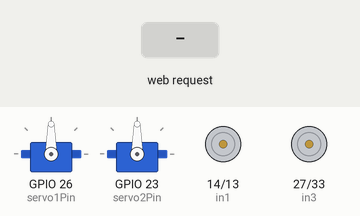
Simulated run of this sketch. Board: ESP32. Shown: 2 × servo, motor-driver pin pairs drawn as motors (green arrow = first pin HIGH = forward, orange = second pin HIGH = backward, longer = more drive, scaled by the enable pin). The inputs (shaded band) are chosen by the test bench. What the sketch prints to the serial monitor is not drawn.

Above: at 1.2 s.
1.3 s: HTTP request GET /servo1?pos=1&smooth=1 received
At 3.5 s:
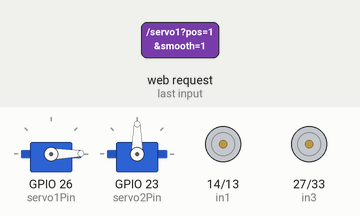
4.3 s: HTTP request GET /forward received
At 4.7 s:
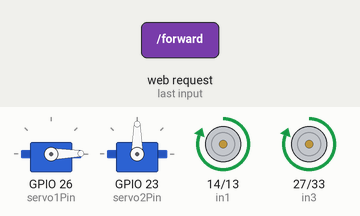
5.8 s: HTTP request GET /backward received
At 7.0 s:
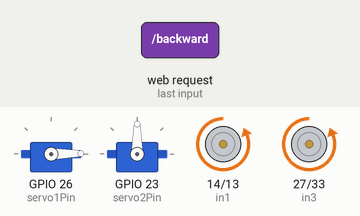
7.3 s: HTTP request GET /left received
At 8.2 s:
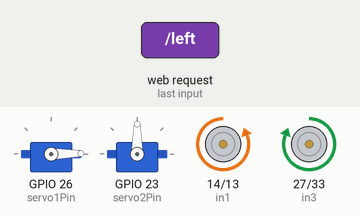
8.8 s: HTTP request GET /right received
At 9.3 s:
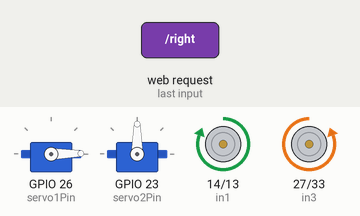
10.3 s: HTTP request GET /servo1?pos=120 received
At 11.7 s:
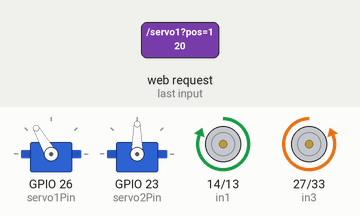
Timing chart, 0 to 12.8 s (numbered marks = the images above; inputs shaded):
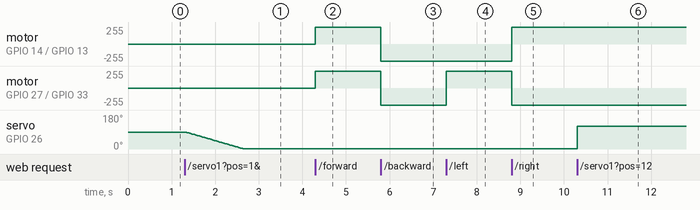

The sketch:

esp32_code.ino
```cpp
#include <WiFi.h>
#include <WebServer.h>
#include <ESP32Servo.h>

const char* ssid = "RobotControl";
const char* password = "robot1234";

// Motor Left
const int in1 = 14;
const int in2 = 13;
const int pwm1 = 12;

// Motor Right
const int in3 = 27;
const int in4 = 33;
const int pwm2 = 32;

// Servo pins
const int servo1Pin = 26;
const int servo2Pin = 23;

Servo servo1;
Servo servo2;

int currentServo1Pos = 90;
int currentServo2Pos = 90;


void smoothServoWrite(Servo &servo, int &currentPos, int targetPos, int delayTime) {
  if (targetPos > currentPos) {
    for (int pos = currentPos; pos <= targetPos; pos += 1) {
      servo.write(pos);
      delay(delayTime);
    }
  } else {
    for (int pos = currentPos; pos >= targetPos; pos -= 1) {
      servo.write(pos);
      delay(delayTime);
    }
  }
  currentPos = targetPos;
}

WebServer server(80);

void setup() {
  Serial.begin(115200);

  pinMode(in1, OUTPUT);
  pinMode(in2, OUTPUT);
  pinMode(pwm1, OUTPUT);
  pinMode(in3, OUTPUT);
  pinMode(in4, OUTPUT);
  pinMode(pwm2, OUTPUT);

  servo1.attach(servo1Pin);
  servo2.attach(servo2Pin);

  servo1.write(currentServo1Pos);
  servo2.write(currentServo2Pos);


  WiFi.softAP(ssid, password);
  Serial.print("AP IP address: ");
  Serial.println(WiFi.softAPIP());

  // Servo 1
  server.on("/servo1", []() {
    if (server.hasArg("pos")) {
      int targetPos = server.arg("pos").toInt();
      if (server.hasArg("smooth")) {
        smoothServoWrite(servo1, currentServo1Pos, targetPos, 15);
      } else {
        servo1.write(targetPos);
        currentServo1Pos = targetPos;
      }
      server.send(200, "text/plain", "OK");
    } else server.send(400, "text/plain", "Missing pos");
  });

  // Servo 2
  server.on("/servo2", []() {
    if (server.hasArg("pos")) {
      int targetPos = server.arg("pos").toInt();
      if (server.hasArg("smooth")) {
        smoothServoWrite(servo2, currentServo2Pos, targetPos, 15);
      } else {
        servo2.write(targetPos);
        currentServo2Pos = targetPos;
      }
      server.send(200, "text/plain", "OK");
    } else server.send(400, "text/plain", "Missing pos");
  });

  // Motor control (แก้ให้ตรงทิศทาง)
  server.on("/forward", []() {
    moveForward();
    server.send(200, "text/plain", "OK");
  });

  server.on("/backward", []() {
    moveBackward();
    server.send(200, "text/plain", "OK");
  });

  server.on("/left", []() {    // ← แก้ให้เลี้ยวซ้ายจริง
    turnLeft();
    server.send(200, "text/plain", "OK");
  });

  server.on("/right", []() {   // ← แก้ให้เลี้ยวขวาจริง
    turnRight();
    server.send(200, "text/plain", "OK");
  });

  server.on("/stop", []() {
    stopMotors();
    server.send(200, "text/plain", "OK");
  });

  server.begin();
}

void loop() {
  server.handleClient();
}

void moveForward() {
  digitalWrite(in1, HIGH);
  digitalWrite(in2, LOW);
  digitalWrite(in3, HIGH);
  digitalWrite(in4, LOW);
  analogWrite(pwm1, 255);
  analogWrite(pwm2, 255);
}

void moveBackward() {
  digitalWrite(in1, LOW);
  digitalWrite(in2, HIGH);
  digitalWrite(in3, LOW);
  digitalWrite(in4, HIGH);
  analogWrite(pwm1, 255);
  analogWrite(pwm2, 255);
}

void turnLeft() {
  // ล้อซ้ายถอยหลัง, ล้อขวาเดินหน้า → เลี้ยวซ้าย
  digitalWrite(in1, LOW);
  digitalWrite(in2, HIGH);
  digitalWrite(in3, HIGH);
  digitalWrite(in4, LOW);
  analogWrite(pwm1, 255);
  analogWrite(pwm2, 255);
}

void turnRight() {
  // ล้อซ้ายเดินหน้า, ล้อขวาถอยหลัง → เลี้ยวขวา
  digitalWrite(in1, HIGH);
  digitalWrite(in2, LOW);
  digitalWrite(in3, LOW);
  digitalWrite(in4, HIGH);
  analogWrite(pwm1, 255);
  analogWrite(pwm2, 255);
}

void stopMotors() {
  digitalWrite(in1, LOW);
  digitalWrite(in2, LOW);
  digitalWrite(in3, LOW);
  digitalWrite(in4, LOW);
  analogWrite(pwm1, 0);
  analogWrite(pwm2, 0);
}
```

Measured:
- after the input at 1.3 s, servo on GPIO 26 (servo1Pin): moves from 90° to 1° over 1.3 s, starting at once
- after the input at 4.3 s, motor on GPIO 14 (in1) / GPIO 13 (in2), motor on GPIO 27 (in3) / GPIO 33 (in4): stopped → forward 255/255 at once
- after the input at 5.8 s, motor on GPIO 14 (in1) / GPIO 13 (in2), motor on GPIO 27 (in3) / GPIO 33 (in4): forward 255/255 → backward 255/255 at once
- after the input at 7.3 s, motor on GPIO 27 (in3) / GPIO 33 (in4): backward 255/255 → forward 255/255 at once
- after the input at 8.8 s, motor on GPIO 14 (in1) / GPIO 13 (in2): backward 255/255 → forward 255/255 at once; motor on GPIO 27 (in3) / GPIO 33 (in4): forward 255/255 → backward 255/255 at once
- after the input at 10.3 s, servo on GPIO 26 (servo1Pin): 1° → 120° at once
